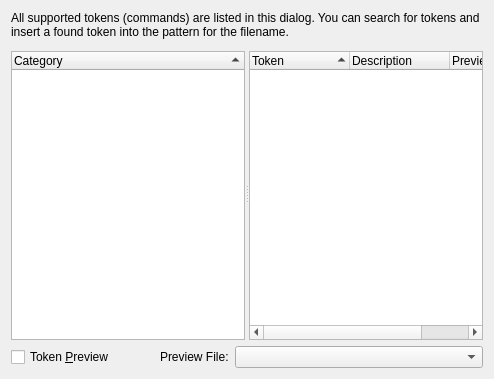
<ui version="4.0" >
 <class>TokenHelpWidget</class>
 <widget class="QWidget" name="TokenHelpWidget" >
  <property name="geometry" >
   <rect>
    <x>0</x>
    <y>0</y>
    <width>494</width>
    <height>379</height>
   </rect>
  </property>
  <property name="windowTitle" >
   <string>KRename Help</string>
  </property>
  <layout class="QVBoxLayout" name="verticalLayout" >
   <item>
    <widget class="QLabel" name="label" >
     <property name="text" >
      <string>All supported tokens (commands) are listed in this dialog. You can search for tokens and insert a found token into the pattern for the filename.</string>
     </property>
     <property name="wordWrap" >
      <bool>true</bool>
     </property>
    </widget>
   </item>
   <item>
    <widget class="QSplitter" name="splitter" >
     <property name="sizePolicy" >
      <sizepolicy vsizetype="Expanding" hsizetype="Expanding" >
       <horstretch>0</horstretch>
       <verstretch>0</verstretch>
      </sizepolicy>
     </property>
     <property name="orientation" >
      <enum>Qt::Horizontal</enum>
     </property>
     <widget class="QWidget" name="layoutWidget" >
      <layout class="QVBoxLayout" >
       <item>
        <widget class="KTreeWidgetSearchLineWidget" name="searchCategory" />
       </item>
       <item>
        <widget class="QTreeWidget" name="listCategories" >
         <property name="alternatingRowColors" >
          <bool>true</bool>
         </property>
         <property name="rootIsDecorated" >
          <bool>false</bool>
         </property>
         <property name="itemsExpandable" >
          <bool>false</bool>
         </property>
         <property name="sortingEnabled" >
          <bool>true</bool>
         </property>
         <property name="allColumnsShowFocus" >
          <bool>true</bool>
         </property>
         <column>
          <property name="text" >
           <string>Category</string>
          </property>
         </column>
        </widget>
       </item>
      </layout>
     </widget>
     <widget class="QWidget" name="layoutWidget" >
      <layout class="QVBoxLayout" >
       <item>
        <widget class="KTreeWidgetSearchLineWidget" name="searchToken" />
       </item>
       <item>
        <widget class="QTreeWidget" name="listTokens" >
         <property name="alternatingRowColors" >
          <bool>true</bool>
         </property>
         <property name="rootIsDecorated" >
          <bool>false</bool>
         </property>
         <property name="itemsExpandable" >
          <bool>false</bool>
         </property>
         <property name="sortingEnabled" >
          <bool>true</bool>
         </property>
         <property name="allColumnsShowFocus" >
          <bool>true</bool>
         </property>
         <property name="headerHidden" >
          <bool>false</bool>
         </property>
         <column>
          <property name="text" >
           <string>Token</string>
          </property>
         </column>
         <column>
          <property name="text" >
           <string>Description</string>
          </property>
         </column>
         <column>
          <property name="text" >
           <string>Preview</string>
          </property>
         </column>
        </widget>
       </item>
      </layout>
     </widget>
    </widget>
   </item>
   <item>
    <layout class="QHBoxLayout" name="horizontalLayout" >
     <item>
      <widget class="QCheckBox" name="checkPreview" >
       <property name="text" >
        <string>Token &amp;Preview</string>
       </property>
      </widget>
     </item>
     <item>
      <spacer name="horizontalSpacer" >
       <property name="orientation" >
        <enum>Qt::Horizontal</enum>
       </property>
       <property name="sizeType" >
        <enum>QSizePolicy::Minimum</enum>
       </property>
       <property name="sizeHint" stdset="0" >
        <size>
         <width>40</width>
         <height>20</height>
        </size>
       </property>
      </spacer>
     </item>
     <item>
      <widget class="QLabel" name="labelPreview" >
       <property name="text" >
        <string>Preview File:</string>
       </property>
      </widget>
     </item>
     <item>
      <widget class="QComboBox" name="comboPreview" >
       <property name="sizePolicy" >
        <sizepolicy vsizetype="Fixed" hsizetype="Expanding" >
         <horstretch>0</horstretch>
         <verstretch>0</verstretch>
        </sizepolicy>
       </property>
       <property name="sizeIncrement" >
        <size>
         <width>0</width>
         <height>0</height>
        </size>
       </property>
       <property name="editable" >
        <bool>false</bool>
       </property>
      </widget>
     </item>
    </layout>
   </item>
  </layout>
 </widget>
 <customwidgets>
  <customwidget>
   <class>KTreeWidgetSearchLineWidget</class>
   <extends>QWidget</extends>
   <header>ktreewidgetsearchline.h</header>
  </customwidget>
 </customwidgets>
 <resources/>
 <connections/>
</ui>
